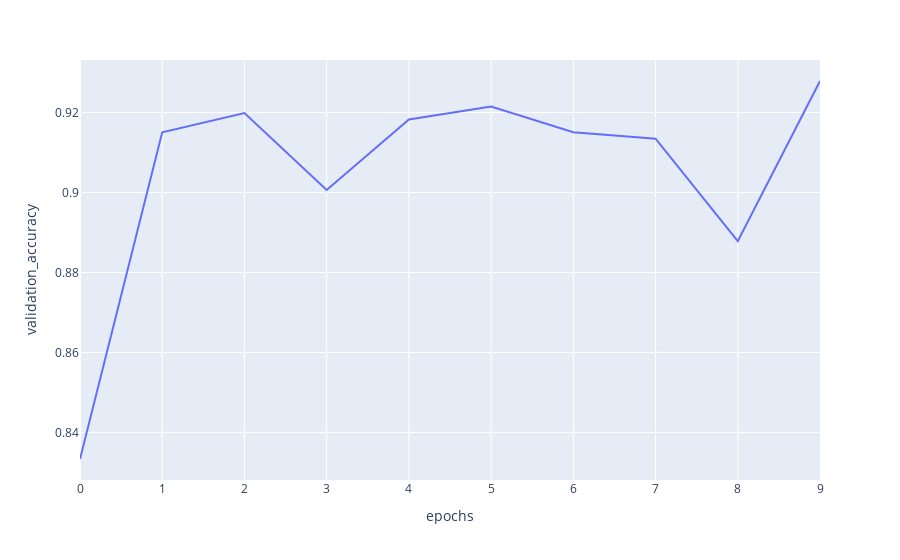

Notebook code for this chart:
### Code cell
fig=px.line(x=range(10),y=df['val_accuracy'],labels={'x':'epochs','y':'validation_accuracy'})
fig.show()

### Figure 1 — Plotly figure (JSON) as saved in the notebook; plotly's stock layout.template omitted (floating-point values rounded to 4 significant figures)
{"data": [{"hovertemplate": "epochs=%{x}<br>validation_accuracy=%{y}<extra></extra>", "legendgroup": "", "line": {"color": "#636efa", "dash": "solid"}, "mode": "lines", "name": "", "orientation": "v", "showlegend": false, "type": "scatter", "x": [0, 1, 2, 3, 4, 5, 6, 7, 8, 9], "xaxis": "x", "y": [0.8333, 0.9151, 0.9199, 0.9006, 0.9183, 0.9215, 0.9151, 0.9135, 0.8878, 0.9279], "yaxis": "y"}], "layout": {"legend": {"tracegroupgap": 0}, "margin": {"t": 60}, "xaxis": {"anchor": "y", "domain": [0, 1], "title": {"text": "epochs"}}, "yaxis": {"anchor": "x", "domain": [0, 1], "title": {"text": "validation_accuracy"}}}}
